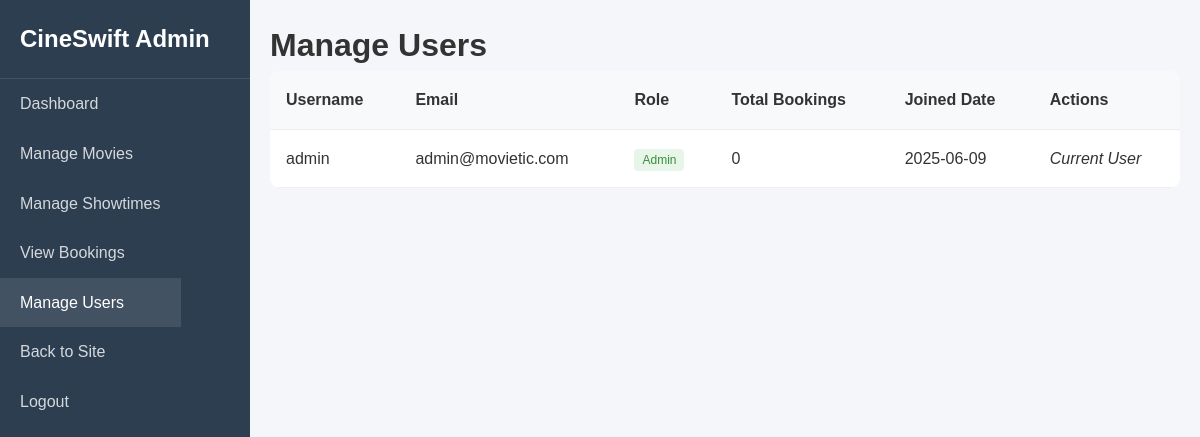
Before: /admin/users.php (signed in) with the older database file.
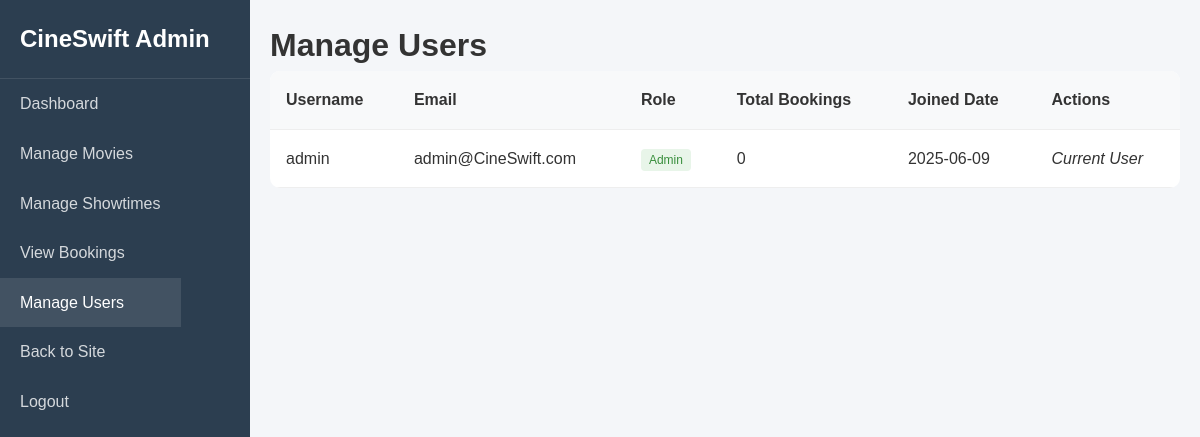
After: the same page with the newer database file.
### tables this page shows
CREATE TABLE users (
    id INT PRIMARY KEY AUTO_INCREMENT,
    username VARCHAR(50) UNIQUE NOT NULL,
    password VARCHAR(255) NOT NULL,
    email VARCHAR(100) UNIQUE NOT NULL,
    role ENUM('admin', 'user') DEFAULT 'user',
    created_at TIMESTAMP DEFAULT CURRENT_TIMESTAMP
);

### admin/users.php (the view, shortened to what this page needs)
<?php
require_once '../config.php';
$users = $conn->query("
    SELECT id, username, email, role, created_at,
    (SELECT COUNT(*) FROM bookings WHERE user_id = users.id) as total_bookings
    FROM users
    ORDER BY created_at DESC
");
?>
<!DOCTYPE html>
<html lang="en">
<head>
    <link rel="stylesheet" href="../css/style.css">
    <link rel="stylesheet" href="css/admin.css">
</head>
<body class="admin-body">
    <div class="admin-container">
        <aside class="admin-sidebar">
            <div class="admin-logo">
                <h2>CineSwift Admin</h2>
            </div>
            <nav class="admin-nav">
                <ul>
                    <li><a href="index.php">Dashboard</a></li>
                    <li><a href="movies.php">Manage Movies</a></li>
                    <li><a href="showtimes.php">Manage Showtimes</a></li>
                    <li><a href="bookings.php">View Bookings</a></li>
                    <li><a href="users.php" class="active">Manage Users</a></li>
                    <li><a href="../index.php">Back to Site</a></li>
                    <li><a href="../logout.php">Logout</a></li>
                </ul>
            </nav>
        </aside>
        <main class="admin-main">
            <h1>Manage Users</h1>
            <div class="admin-table-container">
                <table class="admin-table">
                    <thead>
                        <tr>
                            <th>Username</th>
                            <th>Email</th>
                            <th>Role</th>
                            <th>Total Bookings</th>
                            <th>Joined Date</th>
                            <th>Actions</th>
                        </tr>
                    </thead>
                    <tbody>
                        <?php while ($user = $users->fetch_assoc()): ?>
                            <tr>
                                <td><?php echo htmlspecialchars($user['username']); ?></td>
                                <td><?php echo htmlspecialchars($user['email']); ?></td>
                                <td>
                                    <span class="badge <?php echo $user['role'] === 'admin' ? 'success' : 'primary'; ?>">
                                        <?php echo ucfirst($user['role']); ?>
                                    </span>
                                </td>
                                <td><?php echo $user['total_bookings']; ?></td>
                                <td><?php echo date('Y-m-d', strtotime($user['created_at'])); ?></td>
                                <td>
                                    <?php if ($user['id'] !== $_SESSION['user_id']): ?>
                                        <form method="POST" style="display: inline;">
                                            <input type="hidden" name="action" value="toggle_role">
                                            <input type="hidden" name="id" value="<?php echo $user['id']; ?>">
                                            <input type="hidden" name="role" value="<?php echo $user['role']; ?>">
                                            <button type="submit" class="btn primary" onclick="return confirm('Are you sure you want to change this user\'s role?')">
                                                Make <?php echo $user['role'] === 'admin' ? 'User' : 'Admin'; ?>
                                            </button>
                                        </form>
                                        <form method="POST" style="display: inline;">
                                            <input type="hidden" name="action" value="delete">
                                            <input type="hidden" name="id" value="<?php echo $user['id']; ?>">
                                            <button type="submit" class="btn danger" onclick="return confirm('Are you sure you want to delete this user? This action cannot be undone.')">Delete</button>
                                        </form>
                                    <?php else: ?>
                                        <em>Current User</em>
                                    <?php endif; ?>
                                </td>
                            </tr>
                        <?php endwhile; ?>
                    </tbody>
                </table>
            </div>
        </main>
    </div>
</body>
</html>

### css/style.css (style rules this page uses)
* { margin: 0; padding: 0; box-sizing: border-box; }
:root { --primary-color: #ff4d4d; --primary-dark: #e63939; --secondary-color: #2c3e50; --accent-color: #3498db; --light-color: #f8f9fa; --dark-color: #1a1a1a; --gray-color: #6c757d; --success-color: #28a745; --warning-color: #ffc107; --danger-color: #dc3545; --box-shadow: 0 5px 15px rgba(0, 0, 0, 0.1); --transition: all 0.3s ease; }
body { font-family: 'Poppins', sans-serif; line-height: 1.6; color: #333; background-color: #f4f4f4; overflow-x: hidden; }
nav { display: flex; justify-content: space-between; align-items: center; }

### admin/css/admin.css (style rules this page uses)
.admin-body { background-color: #f4f6f9; min-height: 100vh; }
.admin-container { display: flex; min-height: 100vh; }
.admin-sidebar { width: 250px; background-color: #2c3e50; color: white; padding: 20px 0; }
.admin-logo { padding: 0 20px 20px; border-bottom: 1px solid rgba(255,255,255,0.1); }
.admin-logo h2 { margin: 0; font-size: 24px; display: flex; align-items: center; gap: 10px; }
.admin-nav ul { list-style: none; padding: 0; margin: 0; }
.admin-nav a { color: rgba(255,255,255,0.8); text-decoration: none; padding: 12px 20px; display: flex; align-items: center; gap: 10px; transition: all 0.3s; }
.admin-nav a:hover, .admin-nav a.active { background-color: rgba(255,255,255,0.1); color: white; }
.admin-main { flex: 1; padding: 20px; overflow-y: auto; }
.badge { padding: 4px 8px; border-radius: 4px; font-size: 12px; font-weight: 500; }
.badge.success { background-color: #e8f5e9; color: #388e3c; }
.admin-table { width: 100%; border-collapse: collapse; background-color: #fff; border-radius: 10px; overflow: hidden; }
.admin-table th, .admin-table td { padding: 1rem; text-align: left; border-bottom: 1px solid #eee; }
.admin-table th { background-color: #f8f9fa; font-weight: 600; color: #333; }

Changed rows visible on the page:
changed users "admin": email "admin@movietic.com" → "admin@CineSwift.com"
